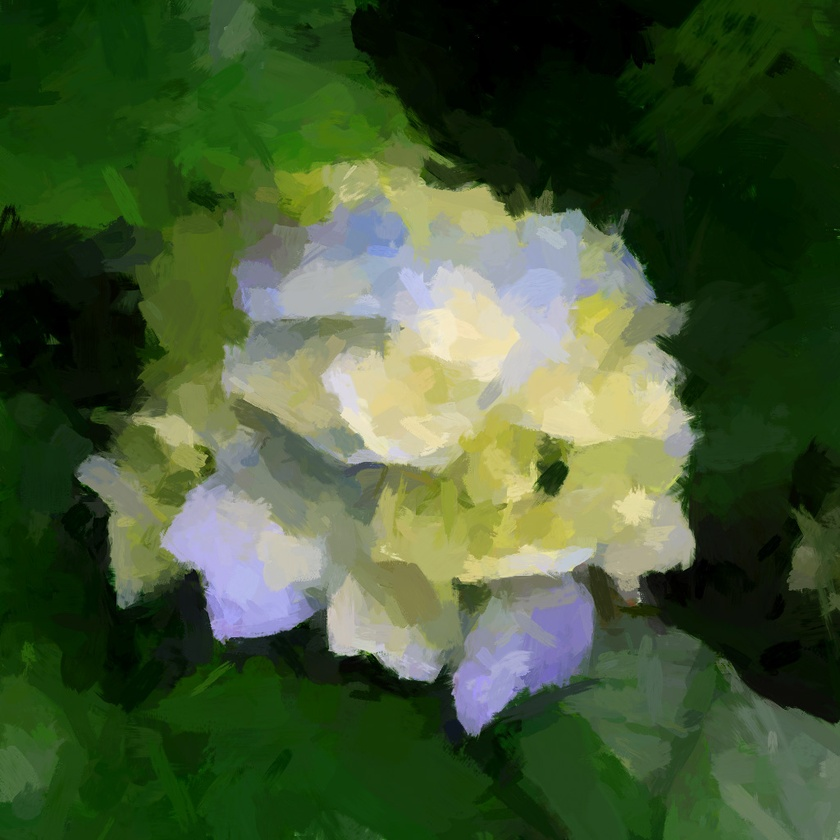
#> input picture some tools/cover_newmodel.jpg, 840 x 840 px, shrunk from 1024 x 1024 before the run
$ jupyter execute --allow-errors '图像处理基础.ipynb'
#> lines starting #> are read from the running program, lines starting #| are printed output that depends on the picture
### some tools/utils.py
import numpy as np

# [52 lines left out: functions gaussian, gauss2d, butter, sawtooth, MaxMinNormal, not called in this run]

# 伽马变换
def Gamma_trans(I, I_max, gamma):
    '''
    gamma: if your intersted region is too bright, set gamma > 1 decreasing contrast.
    and if your intersted region is too bright dark, set 1> gamma > 0 to increase contrast.
    I_max: is the maximun of the channel of I.
    '''
    fI = I/I_max
    out = np.power(fI, gamma)
    out = out*I_max
    return out.astype("uint8")

### some tools/图像处理基础.ipynb
[cell 1]
import cv2
import numpy as np
import matplotlib.pyplot as plt
import time
from utils import *

[cell 2]
# img = cv2.imread('D:/corpor_download/grid_problem_samples/test_20190828013632_0.9956723598767885.png')
img = cv2.imread('test_20190828163632_0.627050833495524_paint.png')
img = cv2.imread('test_20190828171810_0.5823200745819752_paint.png')

[cell 3]
plt.figure(figsize=(9,9))
#> (the rest of this cell did not finish here and is left out)

梯度
http://ex2tron.wang

**垂直与水平边缘提取**

[cell 4]
# 自己进行垂直边缘提取
kernel = np.array([[-1, 0, 1],
                   [-2, 0, 2],
                   [-1, 0, 1]], dtype=np.float32)
#> (the rest of this cell did not finish here and is left out)

**Sobel算子对上述简单实现**

#> (a cell that did not finish here is left out)

**还有比Sobel更好用的Scharr算子**

[cell 6]
# 垂直边缘提取
kernel = np.array([[-3, 0, 3],
                   [-10, 0, 10],
                   [-3, 0, 3]], dtype=np.float32)
#> (the rest of this cell did not finish here and is left out)

## Laplacian算子实现垂直、水平、斜对角检测
一维的一阶和二阶差分公式分别为：
$$
\begin{array}{c}{\frac{\partial f}{\partial x}=f(x+1)-f(x)} \\ {\frac{\partial^{2} f}{\partial x^{2}}=f(x+1)+f(x-1)-2 f(x)}\end{array}
$$
提取前面的系数，那么一维的Laplacian滤波核是
$$
K=\left[\begin{array}{lll}{1} & {-2} & {1}\end{array}\right]
$$
而对于二维函数$f(x,y)$，两个方向的二阶差分分别是：
$$
\begin{array}{l}{\frac{\partial^{2} f}{\partial x^{2}}=f(x+1, y)+f(x-1, y)-2 f(x, y)} \\ {\frac{\partial^{2} f}{\partial y^{2}}=f(x, y+1)+f(x, y-1)-2 f(x, y)}\end{array}
$$
合在一起就是：
$$
\nabla^{2} f(x, y)=f(x+1, y)+f(x-1, y)+f(x, y+1)+f(x, y-1)-4 f(x, y)
$$
那么二维的Laplacian滤波核就是：
$$
K=\left[\begin{array}{ccc}{0} & {1} & {0} \\ {1} & {-4} & {1} \\ {0} & {1} & {0}\end{array}\right]
$$
这就是Laplacian算子的图像卷积模板，有些资料中在此基础上考虑斜对角情况，将卷积核拓展为：
$$
K=\left[\begin{array}{ccc}{1} & {1} & {1} \\ {1} & {-8} & {1} \\ {1} & {1} & {1}\end{array}\right]
$$
OpenCV中直接使用`cv2.Laplacian()`函数：

https://docs.opencv.org/3.4/d5/db5/tutorial_laplace_operator.html

#> (a cell that did not finish here is left out)

**手动实现cv2.Laplacian**

[cell 8]
kernel = np.array([[0,  1, 0],
                   [1, -4, 1],
                   [0,  1, 0]], dtype=np.float32)
#> (the rest of this cell did not finish here and is left out)

**手动实现cv2.Laplacian包括斜对角情况**

[cell 9]
kernel = np.array([[1,  1, 1],
                   [1, -8, 1],
                   [1,  1, 1]], dtype=np.float32)
#> (the rest of this cell did not finish here and is left out)

## 边缘检测
Canny边缘检测方法常被誉为边缘检测的最优方法

[cell 10]
img = cv2.imread('D:/corpor_download/grid_problem_samples/test_20190828013632_0.9956723598767885.png',0)
edges = cv2.Canny(img, 40,70)  # canny边缘检测, 这里img只能是单通道， 这里40，70是两阈值
cv2.imshow('canny', np.hstack((img, edges)))
cv2.waitKey(0)

Canny推荐的高低阈值比在2:1到3:1之间。
很多情况下，阈值分割后再检测边缘，效果会更好：

[cell 11]
_, thresh = cv2.threshold(img, 0, 255, cv2.THRESH_BINARY + cv2.THRESH_OTSU)
edges = cv2.Canny(thresh, 30, 70)
cv2.imshow('canny', np.hstack((img, thresh, edges)))
cv2.waitKey(0)

而阈值的选取，可以考虑Otsu阈值法：

[cell 12]
# 固定阈值法
ret1, th1 = cv2.threshold(img, 100, 255, cv2.THRESH_BINARY)
# Otsu阈值法
ret2, th2 = cv2.threshold(img, 0, 255, cv2.THRESH_BINARY + cv2.THRESH_OTSU)
#> ret2 = 0
# 先进行高斯滤波，再使用Otsu阈值法
#> (the rest of this cell did not finish here and is left out)

#> (a cell that did not finish here is left out)

## 直方图

直方图是可以对整幅图的灰度分布进行整体了解的图示，通过直方图我们可以对图像的对比度、亮度和灰度分布等有一个直观了解

### 计算直方图：

1. 使用opencv的函数cv2.calcHist(images, channels, mask, histSize, ranges):
参数1：要计算的原图，以方括号的传入，如：[img]。
参数2：类似前面提到的dims，灰度图写[0]就行，彩色图B/G/R分别传入[0]/[1]/[2]。
参数3：要计算的区域ROI，计算整幅图的话，写None。
参数4：也叫bins,子区段数目，如果我们统计0-255每个像素值，bins=256；如果划分区间，比如0-15, 16-31…240-255这样16个区间，bins=16。
参数5：range,要计算的像素值范围，一般为[0,256)。

[cell 14]
# cv
hist = cv2.calcHist([img], [0], None, [256], [0, 256])
#> hist = 256 values from 0 to 0

2. 使用numpy的函数 np.bincount():
    用Numpy的函数计算，其中ravel()函数将二维矩阵展平变成一维数组

#> (a cell that did not finish here is left out)

### 绘制直方图
使用Matplotlib自带的绘制工具plt.hist()绘制。

#> (a cell that did not finish here is left out)

[cell 17]
# 当然，也可以用前面计算出来的结果绘制：
plt.plot(hist)

OpenCV中用cv2.equalizeHist() 实现均衡化:

[cell 18]
img = cv2.imread('test_20190828171810_0.5823200745819752_paint.png')
# img = cv2.imread('test_20190828163632_0.627050833495524_paint.png')
img = cv2.imread('cover_newmodel.jpg')
#> img is the input picture: shape (840, 840, 3); mean B, G, R 52.6, 88.2, 67.6
(b, g, r) = cv2.split(img)
bH = cv2.equalizeHist(b)
gH = cv2.equalizeHist(g)
rH = cv2.equalizeHist(r)
# 合并每一个通道
equ2 = cv2.merge((bH, gH, rH))
# 水平拼接原图和均衡图
result2 = np.hstack((img,equ2))
cv2.imshow('equal',result2)
cv2.waitKey(0)
cv2.destroyAllWindows()

CLAHE 自适应均衡化
直方图均衡化是应用于整幅图片的，会导致一些图片部位太亮，导致大部分细节丢失，因此引入自适应均衡来解决这个问题。
它在每一个小区域内（默认8×8）进行直方图均衡化。当然，如果有噪点的话，噪点会被放大，需要对小区域内的对比度进行了限制。
彩色图同样需要split为r,g,b后均衡，然后merge。

[cell 19]
# 自适应均衡化，参数可选
# clahe = cv2.createCLAHE(clipLimit=2.0, tileGridSize=(8, 8))
clahe = cv2.createCLAHE(clipLimit=15.0, tileGridSize=(5,5))
clahe = cv2.createCLAHE(clipLimit=15.0, tileGridSize=(4,4))

bH = clahe.apply(b)
gH = clahe.apply(g)
rH = clahe.apply(r)
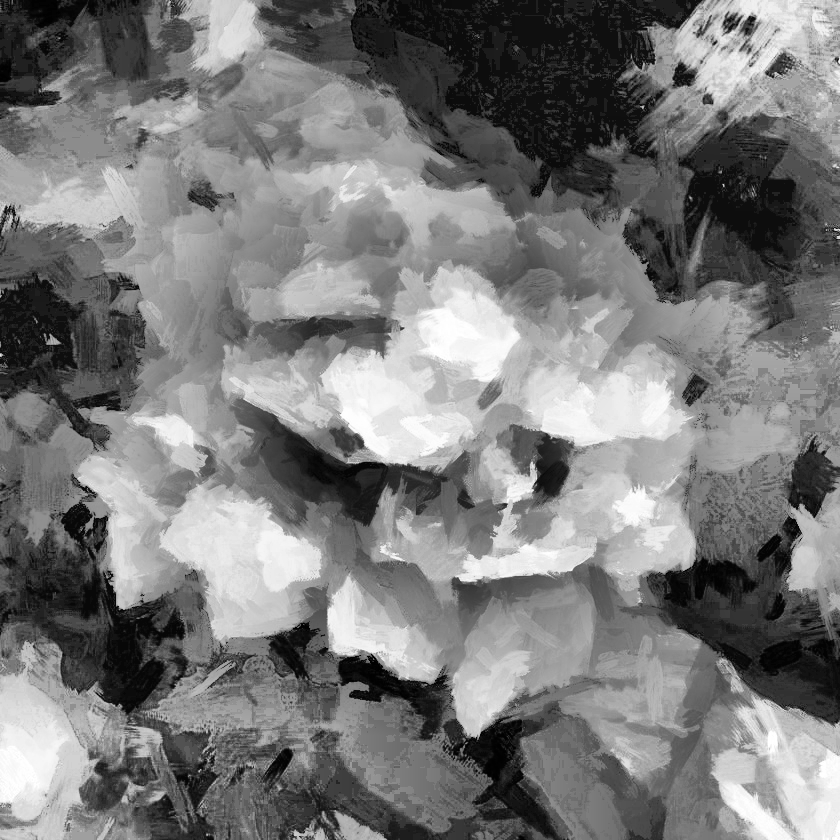
#> rH: shape (840, 840); min 1, max 255, mean 122.5
equ2 = cv2.merge((bH, gH, rH))
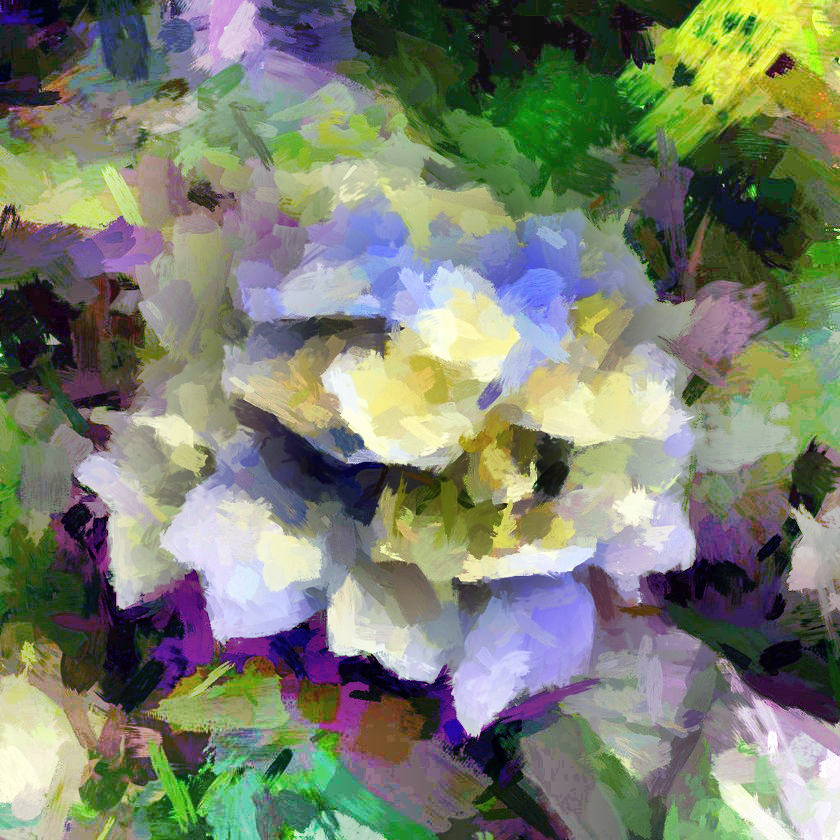
#> equ2: shape (840, 840, 3); mean B, G, R 111.7, 128.3, 122.5
result2 = np.hstack((img,equ2))
cv2.imshow('equal',result2)
cv2.waitKey(0)
cv2.destroyAllWindows()

## HSV
https://zh.wikipedia.org/wiki/HSL%E5%92%8CHSV%E8%89%B2%E5%BD%A9%E7%A9%BA%E9%97%B4
**HSL和HSV都是一种将RGB色彩模型中的点在圆柱坐标系中的表示法。这两种表示法试图做到比基于笛卡尔坐标系的几何结构RGB更加直观。**
HSL即色相、饱和度、亮度（英语：Hue, Saturation, Lightness）。HSV即色相、饱和度、明度（英语：Hue, Saturation, Value），又称HSB，其中B即英语：Brightness。
img = cv2.cvtColor(img, cv2.COLOR_BGR2HSV)

H: 是色彩的基本属性，就是平常所说的颜色名称，如红色、黄色等。
S: 饱和度  是指色彩的纯度，越高色彩越纯，低则逐渐变灰，取0-100%的数值。
V: 明度  0-100%

**如果将对比度增强算法用到RGB的每个分量上，那么人类对该图像的色彩感知就会变得不够理想了；而如果仅对HSV的亮度分量进行增强，让色彩信息不受影响，那么效果就会或多或少地与期望接近。**

[cell 20]
clahe = cv2.createCLAHE(clipLimit=2.0, tileGridSize=(5,5))
clahe = cv2.createCLAHE(clipLimit=1, tileGridSize=(1,1))

(H,S,V) = cv2.split(cv2.cvtColor(img,cv2.COLOR_BGR2HSV))

# H = clahe.apply(H)
# S = clahe.apply(S)
# V = clahe.apply(V)

# 手动调节：---------------------------------------------------------
# 归一化：For HSV, Hue range is [0,179], Saturation range is [0,255] and Value range is [0,255].
H,S,V = H/179., S/255., V/255.
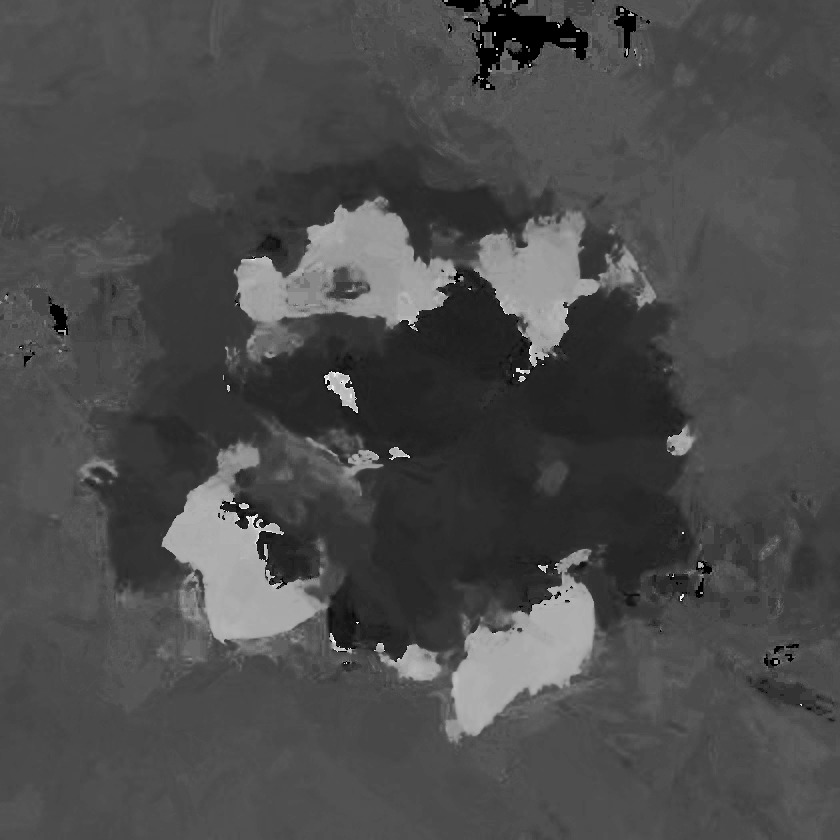
#> H: shape (840, 840) float64; min 0, max 0.989, mean 0.299
H,S,V = H, S, V #
# 将亮度层使用浮雕卷积核：
p, q = 0, 1
# kernel = np.array([[q, 0, p],
#                    [0, 0, 0],
#                   [-p, 0, -q]], dtype=np.float32)

# kernel = np.array([[q, 0, 0, 0, -p],
#                    [0, q, 0, -p, 0],
#                    [0, 0, 0,  0, 0],
#                    [0, p, 0, -q, 0],
#                    [p, 0, 0, 0, -q] ], dtype=np.float32)

p, q, s = 0.1, 0.01, 0.61 # p,q,s控制浮雕三个方向的强度，矩阵最中心的值控制整体亮度大小
kernel = np.array([[-q,  -s,  0],
                   [-p, 0.85, p],
                   [0,    s,  q]], dtype=np.float32)

T = V
T = cv2.filter2D(T, -1, kernel)
T = np.clip(T, 0, 1.)
V = T

H,S,V = H*179., S*255., V*255.
H,S,V = H.astype('uint8'),S.astype('uint8'),V.astype('uint8')
#-------------------------------------------------------------------
V = clahe.apply(V)

# 合并每一个通道
equ2 = cv2.merge((H,S,V))
#> equ2: shape (840, 840, 3); mean H, S, V 53.3, 156.2, 98.4
# 水平拼接原图和均衡图
result2 = np.hstack((img,cv2.cvtColor(equ2,cv2.COLOR_HSV2BGR)))
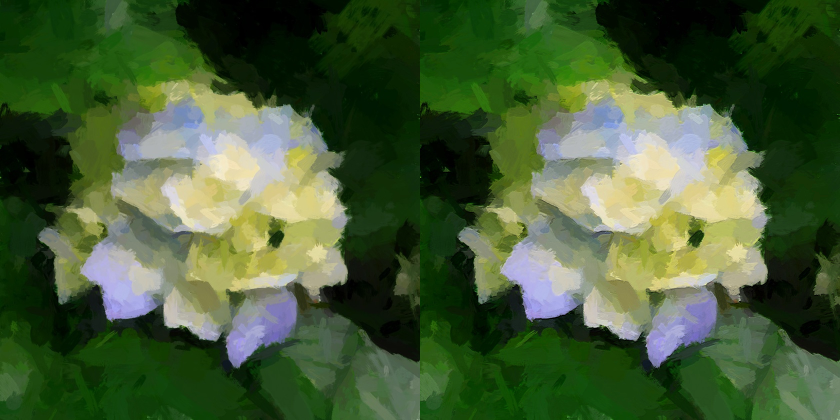
#> result2: shape (840, 1680, 3) (shown at 1/2 size); mean B, G, R 54, 91.8, 69.7
cv2.imshow('equal',result2)
cv2.waitKey(0)
cv2.destroyAllWindows()

浮雕：
https://en.wikipedia.org/wiki/Image_embossing
http://setosa.io/ev/image-kernels/

[cell 21]
(H,L,S) = cv2.split(cv2.cvtColor(img,cv2.COLOR_BGR2HLS))
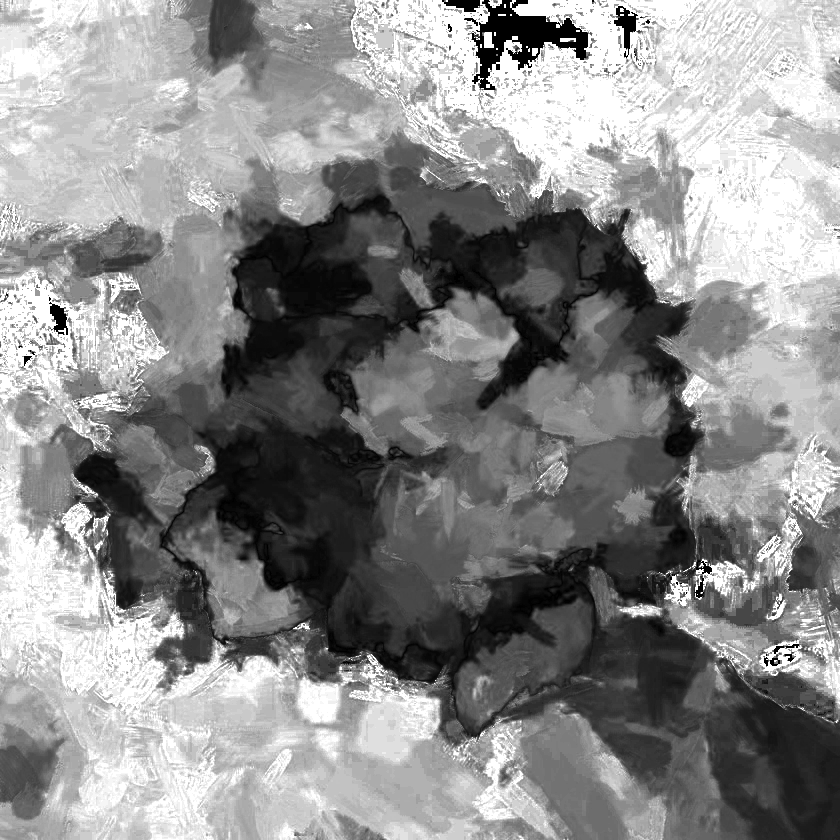
#> S: shape (840, 840); min 0, max 255, mean 138.4

# 手动调节：---------------------------------------------------------
# 归一化：For HSV, Hue range is [0,179], Saturation range is [0,255] and Value range is [0,255].
H,L,S = H/179., L/255., S/255.
H,L,S = H, L, S
# 将亮度层使用浮雕卷积核：
p, q, s,t = 0.,0., 0.71,0.  # p,q,s控制浮雕三个方向的强度，矩阵最中心的值控制整体亮度大小
kernel = np.array([[-q, -s,  t],
                   [-p, 1.2,p],
                   [-t,  s,  q]], dtype=np.float32)

# 对下面这个kernel进行改写可能可以获得更出色的效果
# kernel = np.array([[-1, -p, -p, -p,  0],
#                    [-p, -1, -1,  0,  p],
#                    [-p, -1,  3,  p,  p],
#                    [-p,  0,  p,  1,  p],
#                    [ 0,  p,  p,  p,  1]], dtype=np.float32)
L = cv2.filter2D(L, -1, kernel)
L = np.clip(L,0,1)
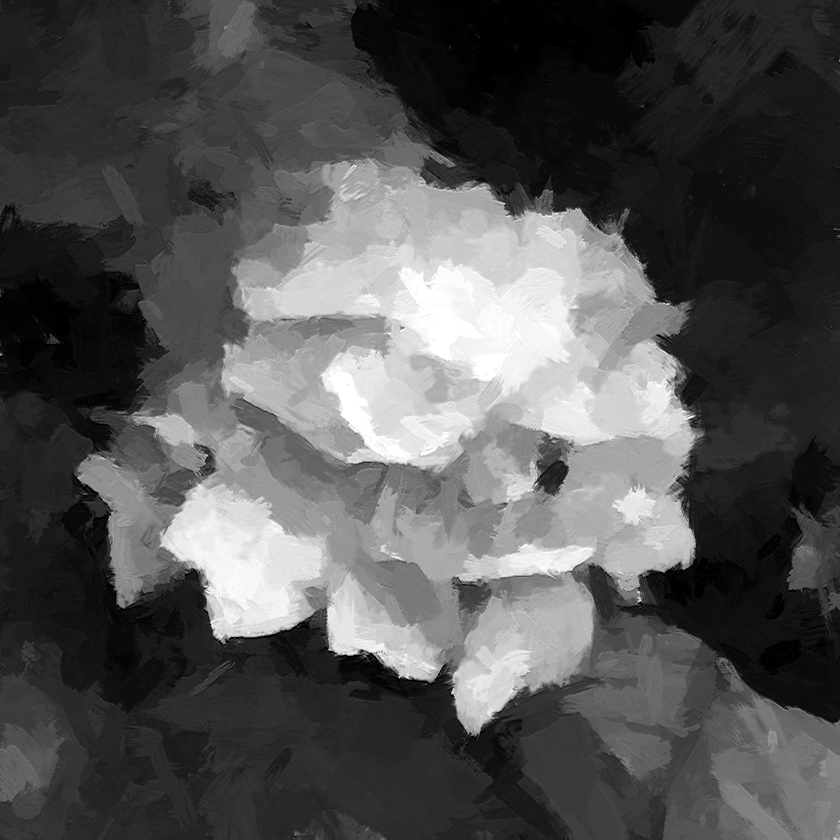
#> L: shape (840, 840) float64; min 0, max 1, mean 0.332
H,L,S = H*179., L*255., S*255.

H,L,S = H.astype('uint8'),L.astype('uint8'),S.astype('uint8')
#-------------------------------------------------------------------

# 在前面一步让亮度过大，在这里重新限制亮度
H,L,S = H, Gamma_trans(L, 255, 1.5), Gamma_trans(S, 255, 0.8)
#> in Gamma_trans, `out = np.power(fI, gamma)`:
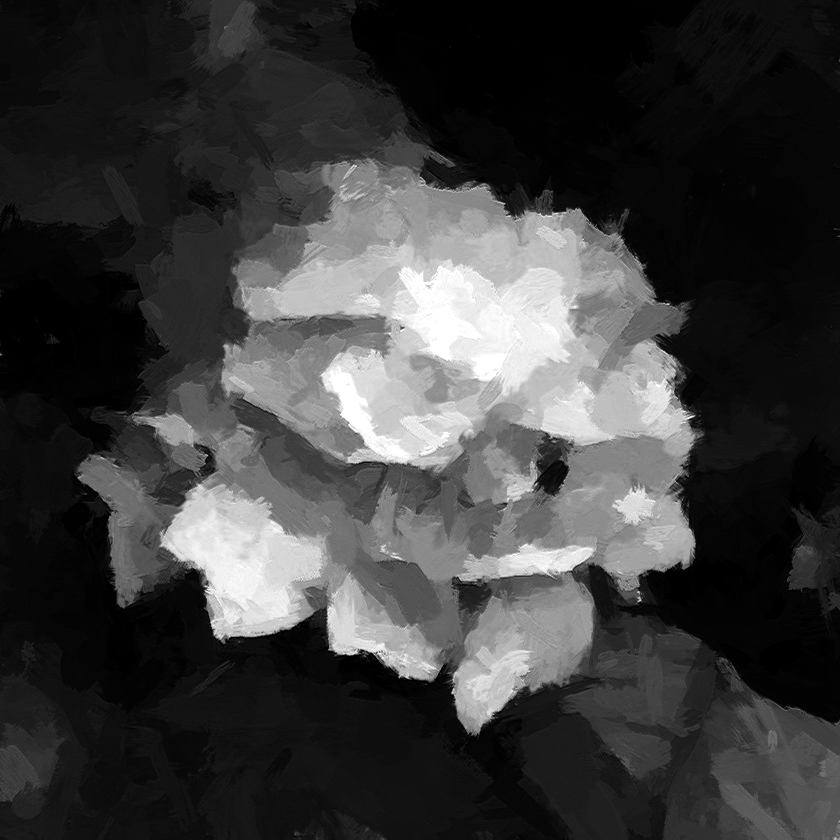
#> out: shape (840, 840) float64; min 0, max 1, mean 0.241
# 合并每一个通道
equ2 = cv2.merge((H,L,S))
# 水平拼接原图和均衡图
result2 = np.hstack((img,cv2.cvtColor(equ2,cv2.COLOR_HLS2BGR)))
cv2.imshow('equal',result2)
cv2.waitKey(0)
cv2.destroyAllWindows()

# 对比度增强

直方图规范化：

[cell 22]
H,L,S = cv2.split(cv2.cvtColor(img,cv2.COLOR_BGR2HLS))

def MaxMinNormal(I,out_min, out_max):
    '''
    input:
    I: this vector to be scaled
    out_min : the minimun of out vector
    out_max : the maximun of out vector
    '''
#> called with out_min = 0, out_max = 179
    Imax = I.max()
#> Imax = 177
    Imin = I.min()
#> Imin = 0
    out = out_min + (out_max - out_min)/(Imax - Imin) * (I-Imin)
    return out.astype('uint8')

H,L,S = MaxMinNormal(H,0,179),MaxMinNormal(L,0,255),MaxMinNormal(S,0,255)

res = cv2.merge((H,L,S))
result = np.hstack((img,cv2.cvtColor(res,cv2.COLOR_HLS2BGR)))
cv2.imshow('equal',result)
cv2.waitKey(0)
cv2.destroyAllWindows()

[cell 23]
# 伽马变换
def Gamma_trans(I, I_max, gamma):
    '''
    gamma: if your intersted region is too bright, set gamma > 1 decreasing contrast.
    and if your intersted region is too bright dark, set 1> gamma > 0 to increase contrast.
    I_max: is the maximun of the channel of I.
    '''
    fI = I/I_max
    out = np.power(fI, gamma)
    out = out*I_max
    return out.astype("uint8")

H,L,S = cv2.split(cv2.cvtColor(img,cv2.COLOR_BGR2HLS))

H,L,S = H, Gamma_trans(L, 255, 1.2), Gamma_trans(S, 255, 0.8)
